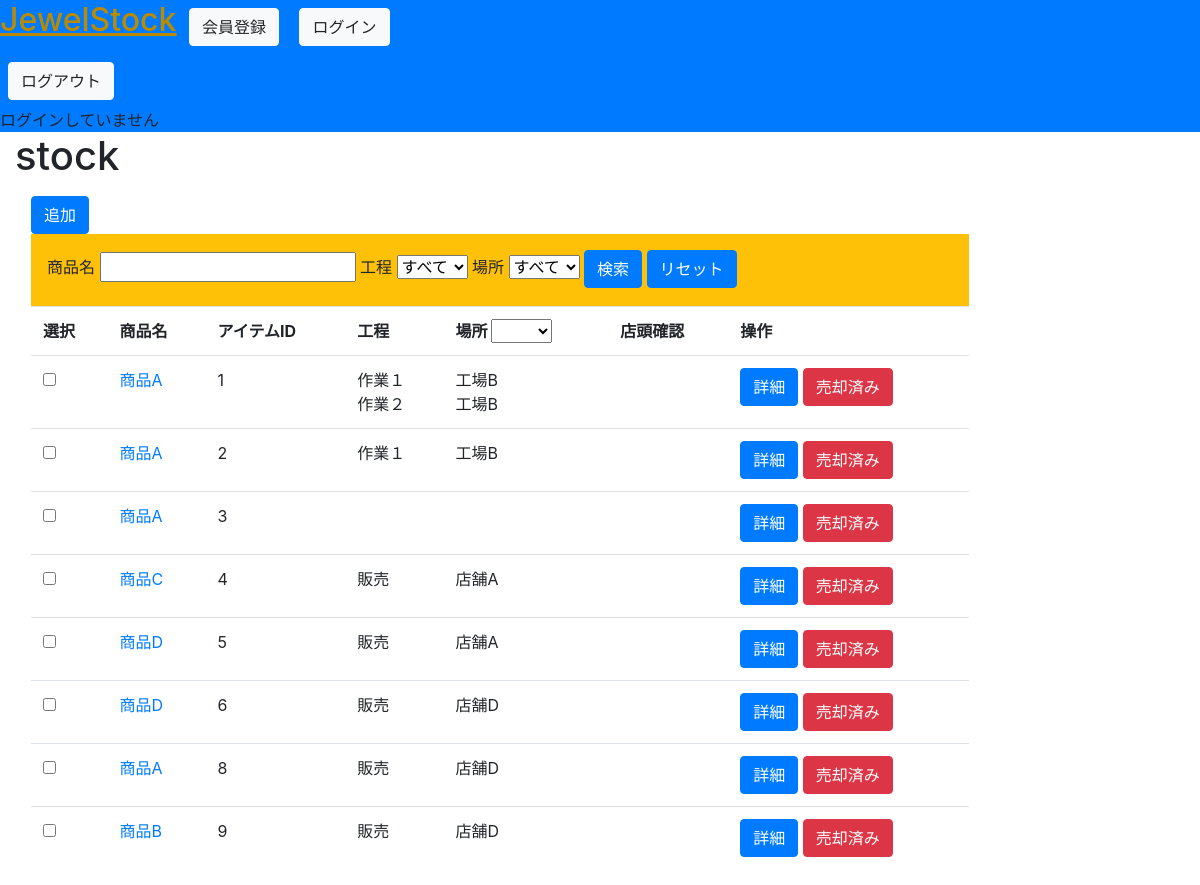
Page /stock on the earlier database version.
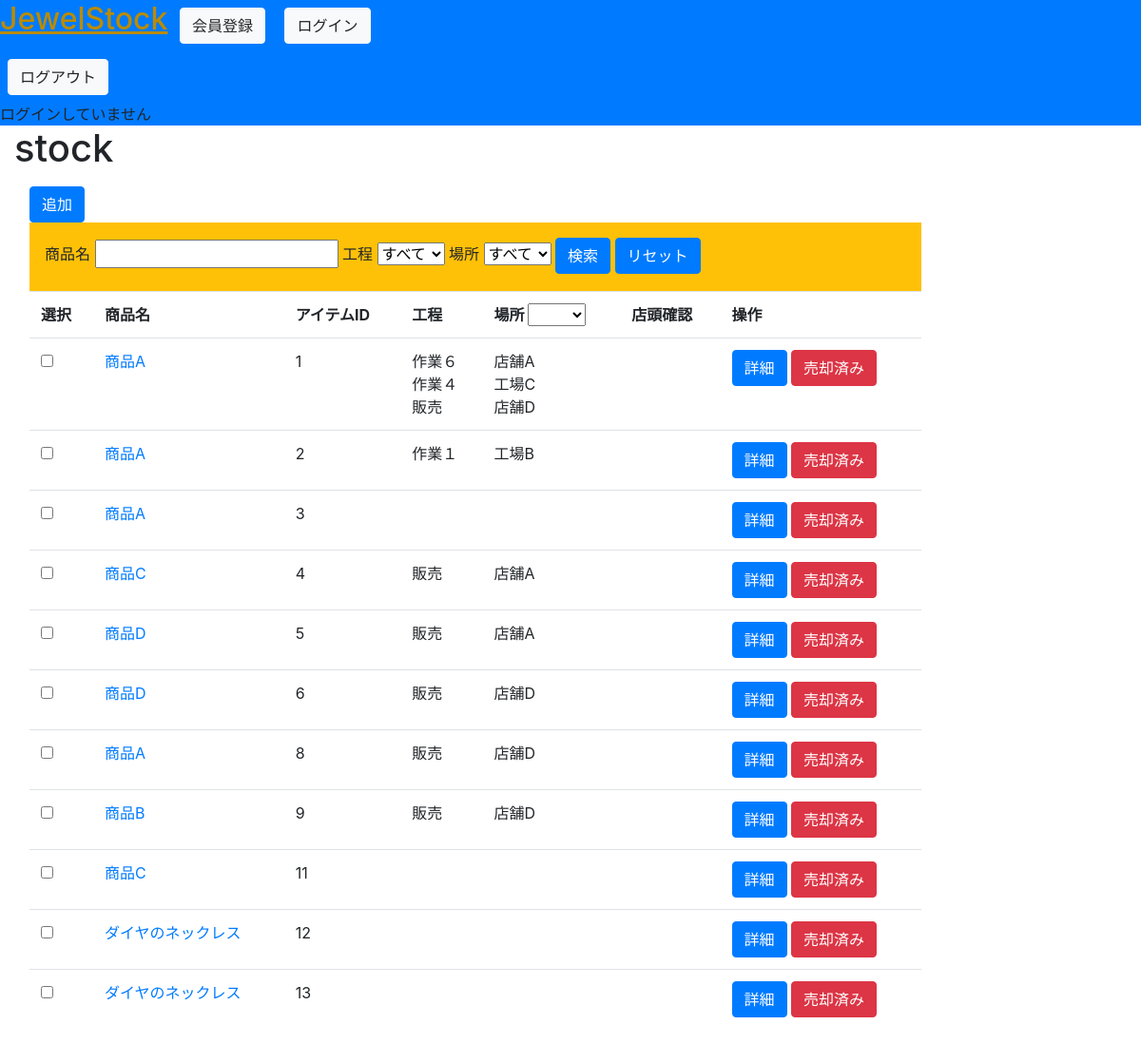
Same page on the later database version.
### jewelstock/models.py (models this page shows, shortened)
class Item(models.Model):
    product = models.ForeignKey(Product, verbose_name='商品', on_delete=models.PROTECT)
    product_date = models.DateField(verbose_name='製造日', null=True, blank=True, default=None)
    sold_date = models.DateField(verbose_name='売却日', null=True, blank=True, default=None)
    item_material = models.ManyToManyField(Material, verbose_name='材料', through='ItemMaterial')
    def get_now_progresses(self):
        now = timezone.now()
        query = Q()
        query &= Q(item=self)
        query &= Q(start_date__lte=now)
        query &= Q(end_date__isnull=True)
        progresses = Progress.objects.filter(query)
        return progresses
    def get_now_existence(self):
        now = localtime(timezone.now())
        today = now.replace(hour=0, minute=0, second=0, microsecond=0)
        return ItemExistence.objects.filter(confirmed_date__gte=today, item=self.id)

class Product(models.Model):
    product_code_regex = RegexValidator(regex=r'^[0-9]{14}$')
    product_code = models.PositiveIntegerField(verbose_name='商品コード', primary_key=True, validators=[product_code_regex])
    name = models.CharField(verbose_name='商品名', max_length=200)
    category = models.ManyToManyField(ProductCategory, verbose_name='カテゴリー', blank=True)
    description = models.CharField(verbose_name='商品説明', max_length=400)
    weight = models.CharField(verbose_name='重量', max_length=200, null=True, blank=True)
    size = models.CharField(verbose_name='サイズ', max_length=200, null=True, blank=True)
    price = models.PositiveIntegerField(verbose_name='税込み価格')

class Progress(models.Model):
    item = models.ForeignKey(Item, verbose_name='アイテム', on_delete=models.CASCADE)
    process = models.ForeignKey(Process, verbose_name='工程', on_delete=models.CASCADE)
    start_date = models.DateTimeField(verbose_name='開始日', null=True, blank=True, default=None)
    due_date = models.DateTimeField(verbose_name='期限', null=True, blank=True, default=None)
    end_date = models.DateTimeField(verbose_name='終了日', null=True, blank=True, default=None)
    confirmor = models.ForeignKey(settings.AUTH_USER_MODEL, verbose_name="確認者", on_delete=models.SET('削除されたユーザー'), null=True, blank=True, default=None)

class Process(models.Model):
    operation = models.CharField(verbose_name='作業', max_length=200)
    workplace = models.ForeignKey(Workplace, verbose_name='作業所', on_delete=models.PROTECT)

class Workplace(models.Model):
    name = models.CharField(verbose_name='作業所名', max_length=50)
    address = models.CharField(verbose_name='所在地', max_length=200)
    phone_number_regex = RegexValidator(regex=r'^[0-9]{10,11}$')
    phone_number = models.CharField(verbose_name='電話番号', max_length=11, validators=[phone_number_regex])
    def __str__(self):
        return self.name

### jewelstock/views.py (the view, shortened to what this page needs)
class StockView(View):
    def get(self, request, *args, **kwargs):
        context = {}
        query = Q()
        keyword = request.GET.get('keyword')
        workplace = request.GET.get('workplace')
        process = request.GET.get('process')
        if keyword:
            words = keyword.replace('　', ' ').split(' ')
            for word in words:
                if word == '':
                    continue
                query &= Q(product__name__icontains=word)
        if workplace:
                query &= Q(progress__process__workplace=workplace)
        if process:
                query &= Q(progress__process__operation=process)
        query &= Q(sold_date=None)
        items = Item.objects.filter(query)
        products = Product.objects.all()
        workplaces = Workplace.objects.all()
        processes = Process.objects.all()
        context['items'] = items
        context['products'] = products
        context['workplaces'] = workplaces
        context['processes'] = processes
        return render(request, 'jewelstock/stock/list.html', context)

### templates/jewelstock/stock/list.html (shortened to what this page needs)
{% extends "base.html" %}
{% load bootstrap %}
{% block body_title %}stock{% endblock %}
{% block content %}
<a href="{% url 'jewelstock:stock_create' %}" class="btn btn-primary">追加</a>
<form action="" class="form p-3 bg-warning">
    <label>
        商品名
        <input type="text" name="keyword" value="{{ request.GET.keyword }}" id="search_form" autocomplete="off" list="search_form_result">
    </label>
    <label>
        工程
        <select name="process" id="">
            <option value="">すべて</option>
        </select>
    </label>
    <label>
        場所
        <select name="workplace" id="">
            <option value="">すべて</option>
        </select>
    </label>
    <button type="submit" class="btn btn-primary">検索</button>
    <a href="{% url 'jewelstock:stock' %}" class="btn btn-primary">リセット</a>
</form>
<form action="" method="POST">
<table class="table">
    <tr>
        <th>選択</th>
        <th>商品名</th>
        <th>アイテムID</th>
        <th>工程</th>
        <th>場所
            <select name="workplace" id="workplace_select">
                <option value=""></option>
                <option value="">hoge</option>
            </select>
        </th>
        <th>店頭確認</th>
        <th>操作</th>
    </tr>
    {% for item in items %}
    <tr>
        <td><input type="checkbox" id="{{ item.id }}"></td>
        <td><a href="{% url 'jewelstock:product_detail' pk=item.product.product_code %}">{{ item.product.name }}</a></td>
        <td>{{ item.id }}</td>
        <td>
            {% for progress in item.get_now_progresses %}
                {{ progress.process.operation }}<br>
            {% endfor %}
        </td>
        <td>
            {% for progress in item.get_now_progresses %}
                {{ progress.process.workplace }}<br>
            {% endfor %}
        </td>
        <td>
        </td>
        <td>
            <a href="{% url 'jewelstock:stock_detail' pk=item.id %}" class="btn btn-primary">詳細</a>
            <a href="" class="btn btn-danger">売却済み</a>
        </td>
    </tr>
    {% endfor %}
</table>
</form>
{% endblock %}

### templates/base.html (shortened to what this page needs)
{% load static %}
<!DOCTYPE html>
<html lang="ja">
    <head>
        <link rel="stylesheet" href="https://stackpath.bootstrapcdn.com/bootstrap/4.4.1/css/bootstrap.min.css">
        <link rel="stylesheet" href="https://cdnjs.cloudflare.com/ajax/libs/font-awesome/6.5.2/css/all.min.css" type="text/css">
        <link rel="stylesheet" href="https://cdn.jsdelivr.net/npm/flatpickr/dist/flatpickr.min.css">
        <link rel="stylesheet" href="">
    </head>
    <body>
        <header class="bg-primary">
            <a href="{% url 'jewelstock:index' %}" class="h2 text-warning">JewelStock</a>
            <a href="{% url 'signup' %}" class="btn btn-light m-2">会員登録</a>
            <a href="{% url 'login' %}"  class="btn btn-light m-2">ログイン</a>
            <form action="{% url 'logout' %}" method="POST">
                <button type="submit" class="btn btn-light m-2">ログアウト</button>
            </form>
            <span>
                {% if request.user.is_authenticated %}
                    ログインしています
                {% else %}
                    ログインしていません
                {% endif %}
            </span>
        </header>
        <div class="row mx-0 h-100">
        <div class="col-lg-10">
            <h1>
                {% block body_title%}{% endblock %}
            </h1>
            <div class="content m-3">
                {% block content %}{% endblock %}
            </div>
        </div>
        </div>
    </body>
</html>

Differences in the rows shown:
removed Progress: process.operation "作業１", process.workplace "工場B", shown under Item id 1
removed Progress: process.operation "作業２", process.workplace "工場B", shown under Item id 1
added Progress: process.operation "作業６", process.workplace "店舗A", shown under Item id 1
added Progress: process.operation "作業４", process.workplace "工場C", shown under Item id 1
added Progress: process.operation "販売", process.workplace "店舗D", shown under Item id 1
added Item: product.name "商品C", id "11"
added Item: product.name "ダイヤのネックレス", id "12"
added Item: product.name "ダイヤのネックレス", id "13"
